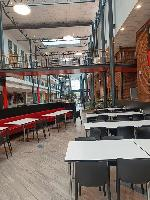
#> input picture data/LR-img1.jpg, 150 x 200 px
$ python -i NEDI_gpt.py   (imports and definitions only)
#> lines starting #> are read from the running program, lines starting #| are printed output that depends on the picture
import cv2
import numpy as np
from matplotlib import pyplot as plt
import math
import sys
from PIL import Image

"""
Author:
    hu.leying@columbia.edu

Usage:
    EDI_predict(img, m, s)
      - img is the input PIL image (color or grayscale)
      - m is the sampling window size (ideal m>=4)
      - s is the scaling factor (s > 0, e.g. s=2 to upscale by 2, s=0.5 to downscale by 2)

Direct calls:
    EDI_upscale(img, m)   -> upscales a grayscale image by a factor of 2
    EDI_downscale(img)    -> downscales a grayscale image by a factor of 2
"""

# [8 lines left out: function EDI_downscale, not called in this run]

def EDI_upscale(img, m):
    # img is a 2D array (grayscale); m should be a power of 2 (if odd, increment by 1)
    if m % 2 != 0:
        m += 1
    h, w = img.shape  # h: height, w: width
    imgo = np.zeros((h*2, w*2))

    # Place low-res pixels into even indices.
    for i in range(h):
        for j in range(w):
            imgo[2*i, 2*j] = img[i, j]

    y = np.zeros((m**2, 1))
    C = np.zeros((m**2, 4))

    # Reconstruct pixels at positions (2*i+1, 2*j+1)
    for i in range(math.floor(m/2), h - math.floor(m/2)):
        for j in range(math.floor(m/2), w - math.floor(m/2)):
            tmp = 0
            for ii in range(i - math.floor(m/2), i + math.floor(m/2)):
                for jj in range(j - math.floor(m/2), j + math.floor(m/2)):
                    y[tmp, 0] = imgo[2*ii, 2*jj]
                    C[tmp, 0] = imgo[2*ii-2, 2*jj-2] if (2*ii-2 >= 0 and 2*jj-2 >= 0) else imgo[2*ii, 2*jj]
                    C[tmp, 1] = imgo[2*ii+2, 2*jj-2] if (2*ii+2 < imgo.shape[0] and 2*jj-2 >= 0) else imgo[2*ii, 2*jj]
                    C[tmp, 2] = imgo[2*ii+2, 2*jj+2] if (2*ii+2 < imgo.shape[0] and 2*jj+2 < imgo.shape[1]) else imgo[2*ii, 2*jj]
                    C[tmp, 3] = imgo[2*ii-2, 2*jj+2] if (2*ii-2 >= 0 and 2*jj+2 < imgo.shape[1]) else imgo[2*ii, 2*jj]
                    tmp += 1
            a = np.matmul(np.matmul(np.linalg.pinv(np.matmul(np.transpose(C), C)), np.transpose(C)), y)
            vec = np.array([
                imgo[2*i,   2*j],
                imgo[2*i+2, 2*j]   if (2*i+2 < imgo.shape[0]) else imgo[2*i, 2*j],
                imgo[2*i+2, 2*j+2] if (2*i+2 < imgo.shape[0] and 2*j+2 < imgo.shape[1]) else imgo[2*i, 2*j],
                imgo[2*i,   2*j+2] if (2*j+2 < imgo.shape[1]) else imgo[2*i, 2*j]
            ])
            imgo[2*i+1, 2*j+1] = np.dot(vec, a[:, 0])

    # Reconstruct pixels at positions (2*i+1, 2*j) and (2*i, 2*j+1)
    for i in range(math.floor(m/2), h - math.floor(m/2)):
        for j in range(math.floor(m/2), w - math.floor(m/2)):
            tmp = 0
            for ii in range(i - math.floor(m/2), i + math.floor(m/2)):
                for jj in range(j - math.floor(m/2), j + math.floor(m/2)):
                    y[tmp, 0] = imgo[2*ii+1, 2*jj-1]
                    C[tmp, 0] = imgo[2*ii-1, 2*jj-1] if (2*ii-1 >= 0 and 2*jj-1 >= 0) else imgo[2*ii+1, 2*jj-1]
                    C[tmp, 1] = imgo[2*ii+1, 2*jj-3] if (2*jj-3 >= 0) else imgo[2*ii+1, 2*jj-1]
                    C[tmp, 2] = imgo[2*ii+3, 2*jj-1] if (2*ii+3 < imgo.shape[0]) else imgo[2*ii+1, 2*jj-1]
                    C[tmp, 3] = imgo[2*ii+1, 2*jj+1] if (2*jj+1 < imgo.shape[1]) else imgo[2*ii+1, 2*jj-1]
                    tmp += 1
            a = np.matmul(np.matmul(np.linalg.pinv(np.matmul(np.transpose(C), C)), np.transpose(C)), y)
            imgo[2*i+1, 2*j] = np.matmul([imgo[2*i, 2*j],
                                           imgo[2*i+1, 2*j-1] if (2*j-1 >= 0) else imgo[2*i, 2*j],
                                           imgo[2*i+2, 2*j]   if (2*i+2 < imgo.shape[0]) else imgo[2*i, 2*j],
                                           imgo[2*i+1, 2*j+1] if (2*j+1 < imgo.shape[1]) else imgo[2*i, 2*j]], a)
            imgo[2*i, 2*j+1] = np.matmul([imgo[2*i-1, 2*j+1] if (2*i-1 >= 0) else imgo[2*i, 2*j],
                                           imgo[2*i, 2*j],
                                           imgo[2*i+1, 2*j+1] if (2*i+1 < imgo.shape[0] and 2*j+1 < imgo.shape[1]) else imgo[2*i, 2*j],
                                           imgo[2*i, 2*j+2] if (2*j+2 < imgo.shape[1]) else imgo[2*i, 2*j]], a)

    # Fill remaining (boundary) zero entries using bilinear interpolation.
    np.clip(imgo, 0, 255.0, out=imgo)
    imgo_bilinear = cv2.resize(img, dsize=(w*2, h*2), interpolation=cv2.INTER_LINEAR)
    imgo[imgo == 0] = imgo_bilinear[imgo == 0]

    return imgo.astype(img.dtype)

def EDI_predict_channel(arr, m=4, s=4):
    """
    Applies EDI prediction to a single-channel (grayscale) image (NumPy array).

    Parameters:
      arr : 2D NumPy array representing a grayscale image.
      m   : Sampling window size.
      s   : Scaling factor.

    Returns:
      A 2D NumPy array of the rescaled image.
    """
    h, w = arr.shape  # h: height, w: width
    output_type = arr.dtype

    if s <= 0:
        sys.exit("Error input: Please input s > 0!")
    elif s == 1:
        return arr
    elif s < 1:
        n = math.floor(math.log(1/s, 2))
        linear_factor = 1/s / (2**n)
        if linear_factor != 1:
            arr = cv2.resize(arr, dsize=(int(w/linear_factor), int(h/linear_factor)), interpolation=cv2.INTER_LINEAR).astype(output_type)
        for i in range(n):
            arr = EDI_downscale(arr)
        return arr
    elif s < 2:
        arr_res = cv2.resize(arr, dsize=(int(w*s), int(h*s)), interpolation=cv2.INTER_LINEAR).astype(output_type)
        return arr_res
    else:
        n = math.floor(math.log(s, 2))
        for i in range(n):
            arr = EDI_upscale(arr, m)
        current_h, current_w = arr.shape
        linear_factor = s / (2**n)
        if linear_factor != 1:
            arr = cv2.resize(arr, dsize=(int(current_w*linear_factor), int(current_h*linear_factor)), interpolation=cv2.INTER_LINEAR).astype(output_type)
        return arr

# [33 lines left out: function EDI_predict, not called in this run]

>>> import cv2
>>> picture = cv2.imread('data/LR-img1.jpg', cv2.IMREAD_GRAYSCALE)
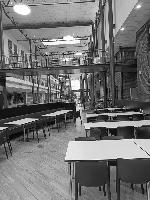
#> picture: shape (200, 150); min 0, max 255, mean 113.5
>>> result = EDI_predict_channel(picture)
#> the loop in EDI_predict_channel, `for i in range(n):` made 2 passes
#> pass 1, in EDI_upscale, `imgo_bilinear = cv2.resize(img, dsize=(w*2, h*2), interpolation=cv2.IN..`:
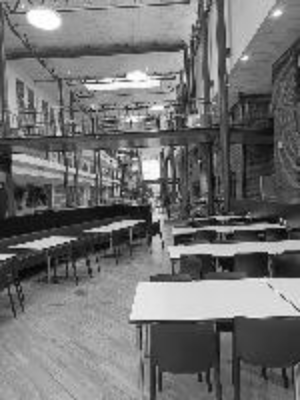
#> imgo_bilinear: shape (400, 300); min 3, max 255, mean 113.4
#> pass 1, in EDI_predict_channel, `arr = EDI_upscale(arr, m)`:
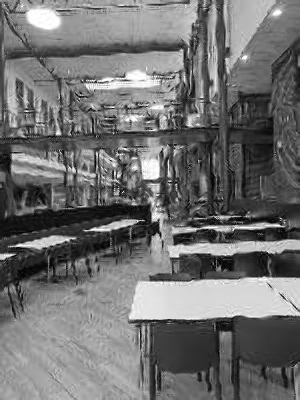
#> arr: shape (400, 300); min 0, max 255, mean 112.4
#> pass 2, in EDI_predict_channel, `arr = EDI_upscale(arr, m)`:
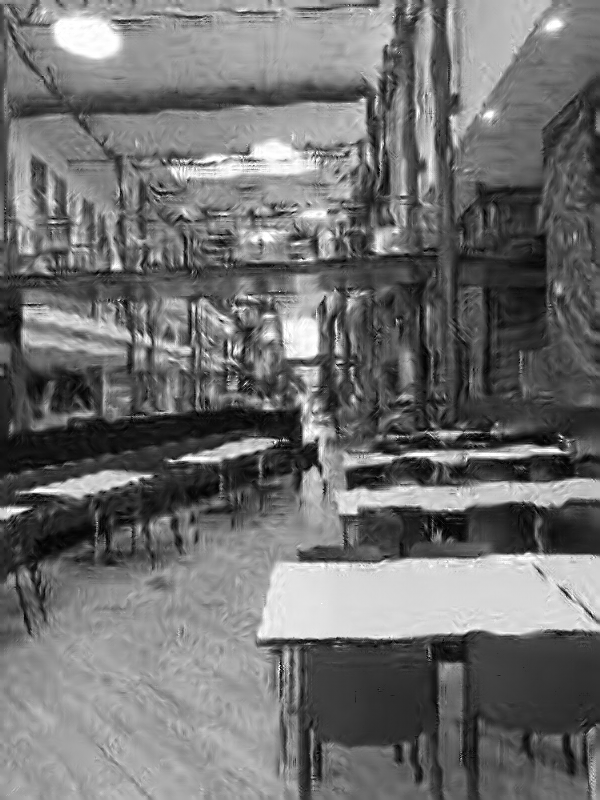
#> arr: shape (800, 600); min 0, max 255, mean 112.1
